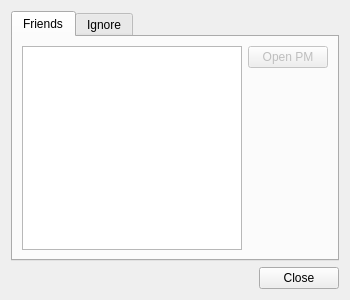
<?xml version="1.0" encoding="UTF-8"?>
<ui version="4.0">
 <class>FriendsDialog</class>
 <widget class="QDialog" name="FriendsDialog">
  <property name="geometry">
   <rect>
    <x>0</x>
    <y>0</y>
    <width>350</width>
    <height>300</height>
   </rect>
  </property>
  <property name="sizePolicy">
   <sizepolicy hsizetype="Minimum" vsizetype="Minimum">
    <horstretch>0</horstretch>
    <verstretch>0</verstretch>
   </sizepolicy>
  </property>
  <property name="minimumSize">
   <size>
    <width>350</width>
    <height>300</height>
   </size>
  </property>
  <property name="windowTitle">
   <string>Dialog</string>
  </property>
  <layout class="QVBoxLayout" name="verticalLayout">
   <item>
    <widget class="QTabWidget" name="tabWidget">
     <property name="currentIndex">
      <number>0</number>
     </property>
     <widget class="QWidget" name="friendsTab">
      <attribute name="icon">
       <iconset resource="../resources.qrc">
        <normaloff>:/images/users.png</normaloff>:/images/users.png</iconset>
      </attribute>
      <attribute name="title">
       <string>Friends</string>
      </attribute>
      <layout class="QHBoxLayout" name="horizontalLayout">
       <item>
        <widget class="QListWidget" name="lwFriendsList">
         <property name="contextMenuPolicy">
          <enum>Qt::CustomContextMenu</enum>
         </property>
         <property name="sortingEnabled">
          <bool>true</bool>
         </property>
        </widget>
       </item>
       <item alignment="Qt::AlignTop">
        <widget class="QPushButton" name="btnOpenPM">
         <property name="enabled">
          <bool>false</bool>
         </property>
         <property name="sizePolicy">
          <sizepolicy hsizetype="Fixed" vsizetype="Fixed">
           <horstretch>0</horstretch>
           <verstretch>0</verstretch>
          </sizepolicy>
         </property>
         <property name="text">
          <string>Open PM</string>
         </property>
         <property name="icon">
          <iconset resource="../resources.qrc">
           <normaloff>:/images/balloon.png</normaloff>:/images/balloon.png</iconset>
         </property>
        </widget>
       </item>
      </layout>
     </widget>
     <widget class="QWidget" name="ignoreTab">
      <attribute name="icon">
       <iconset resource="../resources.qrc">
        <normaloff>:/images/heart-break.png</normaloff>:/images/heart-break.png</iconset>
      </attribute>
      <attribute name="title">
       <string>Ignore</string>
      </attribute>
      <layout class="QGridLayout" name="gridLayout">
       <item row="1" column="1" alignment="Qt::AlignTop">
        <widget class="QPushButton" name="btnRemIgnore">
         <property name="enabled">
          <bool>false</bool>
         </property>
         <property name="text">
          <string>Remove</string>
         </property>
         <property name="icon">
          <iconset resource="../resources.qrc">
           <normaloff>:/images/minus.png</normaloff>:/images/minus.png</iconset>
         </property>
        </widget>
       </item>
       <item row="0" column="0">
        <widget class="QLineEdit" name="leIgnoreTarget"/>
       </item>
       <item row="0" column="1">
        <widget class="QPushButton" name="btnAddIgnore">
         <property name="enabled">
          <bool>false</bool>
         </property>
         <property name="styleSheet">
          <string notr="true">t</string>
         </property>
         <property name="text">
          <string>Add</string>
         </property>
         <property name="icon">
          <iconset resource="../resources.qrc">
           <normaloff>:/images/plus.png</normaloff>:/images/plus.png</iconset>
         </property>
        </widget>
       </item>
       <item row="1" column="0">
        <widget class="QListWidget" name="lwIgnoreList">
         <property name="sortingEnabled">
          <bool>true</bool>
         </property>
        </widget>
       </item>
      </layout>
     </widget>
    </widget>
   </item>
   <item>
    <widget class="QDialogButtonBox" name="buttonBox">
     <property name="orientation">
      <enum>Qt::Horizontal</enum>
     </property>
     <property name="standardButtons">
      <set>QDialogButtonBox::Close</set>
     </property>
    </widget>
   </item>
  </layout>
 </widget>
 <resources>
  <include location="../resources.qrc"/>
 </resources>
 <connections>
  <connection>
   <sender>buttonBox</sender>
   <signal>accepted()</signal>
   <receiver>FriendsDialog</receiver>
   <slot>accept()</slot>
   <hints>
    <hint type="sourcelabel">
     <x>248</x>
     <y>254</y>
    </hint>
    <hint type="destinationlabel">
     <x>157</x>
     <y>274</y>
    </hint>
   </hints>
  </connection>
  <connection>
   <sender>buttonBox</sender>
   <signal>rejected()</signal>
   <receiver>FriendsDialog</receiver>
   <slot>reject()</slot>
   <hints>
    <hint type="sourcelabel">
     <x>316</x>
     <y>260</y>
    </hint>
    <hint type="destinationlabel">
     <x>286</x>
     <y>274</y>
    </hint>
   </hints>
  </connection>
 </connections>
</ui>
